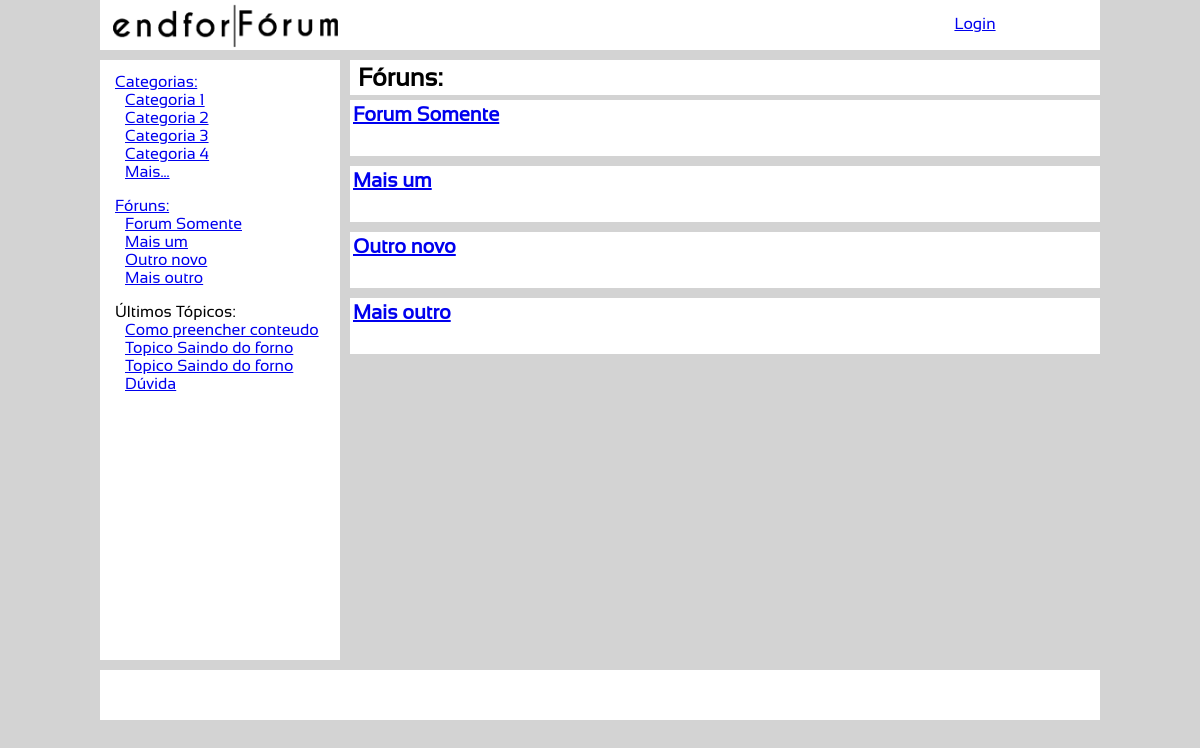
The app's page /foruns.php with its own data.
### tables this page shows
CREATE TABLE `categorias` (
  `idCategoria` int(11) NOT NULL,
  `nome` char(100) DEFAULT NULL,
  `dataDeCriacao` timestamp NOT NULL DEFAULT CURRENT_TIMESTAMP,
  `fk_idUsuario` int(11) NOT NULL
);

CREATE TABLE `foruns` (
  `idForum` int(11) NOT NULL,
  `nome` char(100) DEFAULT NULL,
  `dataDeCriacao` timestamp NOT NULL DEFAULT CURRENT_TIMESTAMP,
  `fk_idUsuario` int(11) DEFAULT NULL,
  `fk_idCategoria` int(11) DEFAULT NULL
);

CREATE TABLE `topicos` (
  `idTopico` int(11) NOT NULL,
  `nome` char(100) DEFAULT NULL,
  `conteudo` text,
  `dataDeCriacao` timestamp NOT NULL DEFAULT CURRENT_TIMESTAMP,
  `fk_idForum` int(11) DEFAULT NULL,
  `fk_idUsuario` int(11) DEFAULT NULL
);

### Classes/Categoria.php (called while the page is built, shortened)
<?php
class Categoria implements ORMInterface {
	private $idCategoria;
	private $nome;
	public function getIdCategoria() {
		return $this->idCategoria;
	}
	public function getNome() {
		return $this->nome;
	}
	public function setIdCategoria($idCategoria) {
		$this->idCategoria = $idCategoria;
	}
	public function setNome($nome) {
		$this->nome = $nome;
	}
	public static function getDB() {
		$db = new PDO('mysql:host=localhost;dbname=forum',
						'root', '');
		$db->setAttribute(PDO::ATTR_ERRMODE,
				PDO::ERRMODE_EXCEPTION);
		return $db;
	}
	public static function findAll() {
		$db = self::getDB();
		$sql = "SELECT *
				FROM categorias ";
		$query = $db->query($sql);
		$categorias = array();
		foreach ($query as $dados) {
			$categoria = new Categoria();
			$categoria->setIdCategoria( $dados['idCategoria'] );
			$categoria->setNome( $dados['nome'] );
			$categoria->setFkIdUsuario( $dados['fk_idUsuario'] );
			$categoria->setDataDeCriacao( $dados['dataDeCriacao'] );
			$categorias[] = $categoria;
		}
		return $categorias;
	}
}

### Classes/Forum.php (called while the page is built, shortened)
<?php
class Forum implements ORMInterface {
	private $idForum;
	private $nome;
	public function getIdForum() {
		return $this->idForum;
	}
	public function getNome() {
		return $this->nome;
	}
	public function setIdForum($idForum) {
		$this->idForum = $idForum;
	}
	public function setNome($nome) {
		$this->nome = $nome;
	}
	public static function getDB() {
		$db = new PDO('mysql:host=localhost;dbname=forum',
						'root', '');
		$db->setAttribute(PDO::ATTR_ERRMODE,
				PDO::ERRMODE_EXCEPTION);
		return $db;
	}
	public static function findAll() {
		$db = self::getDB();
		$sql = "SELECT *
				FROM foruns ";
		$query = $db->query($sql);
		$foruns = array();
		foreach ($query as $dados) {
			$forum = new Forum();
			$forum->setIdForum( $dados['idForum'] );
			$forum->setNome( $dados['nome'] );
			$forum->setFkIdUsuario( $dados['fk_idUsuario'] );
			$forum->setFkIdCategoria( $dados['fk_idCategoria'] );
			$forum->setDataDeCriacao( $dados['dataDeCriacao'] );
			$foruns[] = $forum;
		}
		return $foruns;
	}
}

### Classes/Topico.php (called while the page is built, shortened)
<?php
class Topico implements ORMInterface {
	private $idTopico;
	private $nome;
	public function getIdTopico() {
		return $this->idTopico;
	}
	public function getNome() {
		return $this->nome;
	}
	public function setIdTopico($idTopico) {
		$this->idTopico = $idTopico;
	}
	public function setNome($nome) {
		$this->nome = $nome;
	}
	public static function getDB() {
		$db = new PDO('mysql:host=localhost;dbname=forum',
						'root', '');
		$db->setAttribute(PDO::ATTR_ERRMODE,
				PDO::ERRMODE_EXCEPTION);
		return $db;
	}
	public static function findAll() {
		$db = self::getDB();
		$sql = "SELECT *
				FROM topicos ";
		$query = $db->query($sql);
		$topicos = array();
		foreach ($query as $dados) {
			$topico = new Topico();
			$topico->setIdTopico( $dados['idTopico'] );
			$topico->setNome( $dados['nome'] );
			$topico->setConteudo( $dados['conteudo'] );
			$topico->setFkIdUsuario( $dados['fk_idUsuario'] );
			$topico->setFkIdForum( $dados['fk_idForum'] );
			$topico->setDataDeCriacao( $dados['dataDeCriacao'] );
			$topicos[] = $topico;
		}
		return $topicos;
	}
}

### views/ul/lista_categorias.php (the view)
<? $val = 5 ?>
<?
	require_once './Classes/Categoria.php';
	$categorias = Categoria::findAll();
?>
<? foreach ($categorias as $categoria): ?>
	<? if($val <= 1): ?>
		<li>
		<? print('<a href="categorias.php">Mais...</a>'); ?>
		</li>
		<? break; ?>
	<? else: ?>
	<li>
		<a href="./categoria.php?idcategoria=<? print($categoria->getIdCategoria()); ?>">
			<? print($categoria->getNome()); ?>
		</a>
		<? $val = $val-1; ?>
	</li>
	<? endif; ?>
<? endforeach; ?>

### views/ul/lista_foruns.php
<? $val = 5 ?>
<?
	require_once './Classes/Forum.php';
	$foruns = Forum::findAll();
?>
<? foreach ($foruns as $forum): ?>
	<? if($val <= 1): ?>
		<li>
		<? print('<a href="foruns.php">Mais...</a>');?>
		</li>
		<? break; ?>
	<? else: ?>
	<li>
		<a href="forum.php?idforum=<? print($forum->getIdForum()); ?>">
			<? print($forum->getNome()); ?>
		</a>
		<? $val = $val-1; ?>
	</li>
	<? endif; ?>
<? endforeach; ?>

### views/ul/lista_topicos.php
<? $val = 5 ?>
<?
	require_once './Classes/Topico.php';
	$topico = Topico::findAll();
?>
<? foreach ($topico as $topico): ?>
	<? if($val <= 1): ?>
		<? break; ?>
	<? else: ?>
	<li>
		<a href="topico.php?idtopico=<? print($topico->getIdTopico()); ?>">
			<? print($topico->getNome()); ?>
		</a>
		<? $val = $val-1; ?>
	</li>
	<? endif; ?>
<? endforeach; ?>

### views/conteudo/lista_conteudo_foruns.php
<? $val = 10 ?>
<?
	require_once './Classes/Forum.php';
	$foruns = Forum::findAll();
?>
<? foreach ($foruns as $forum): ?>
	<? if($val <= 1): ?>
		<div class="categoria_conteudo">
			<? print('<a href="#">Mais...</a>');?>
		</div>
		<? break; ?>
	<? else: ?>
		<div class="categoria_conteudo">
			<h2>
				<a href="forum.php?idforum=<?print($forum->getIdForum());?>"> <? print($forum->getNome()); ?> </a>
			</h2>
		</div>
		<? $val = $val-1; ?>
	<? endif; ?>
<? endforeach; ?>

### css/style.css (style rules this page uses)
* { margin: 0; padding: 0; font-family: kenyan; }
body { background-color: lightgray; width: 1000px; margin: auto; }
#lista_lateral ul li { margin-left: 10px; }
.categoria_conteudo { margin-top: 5px; margin-bottom: 5px; padding: 3px; height: 50px; float: left; width: 99.2%; background-color: white; }
.categoria_conteudo > h2 { font-size: 20px; }

### records on screen
categorias: nome "Categoria 1"
categorias: nome "Categoria 2"
categorias: nome "Categoria 3"
categorias: nome "Categoria 4"
categorias: shows "Mais..."
foruns: nome "Forum Somente"
foruns: nome "Mais um"
foruns: nome "Outro novo"
foruns: nome "Mais outro"
topicos: nome "Como preencher conteudo"
topicos: nome "Topico Saindo do forno"
topicos: nome "Topico Saindo do forno"
topicos: nome "Dúvida"
